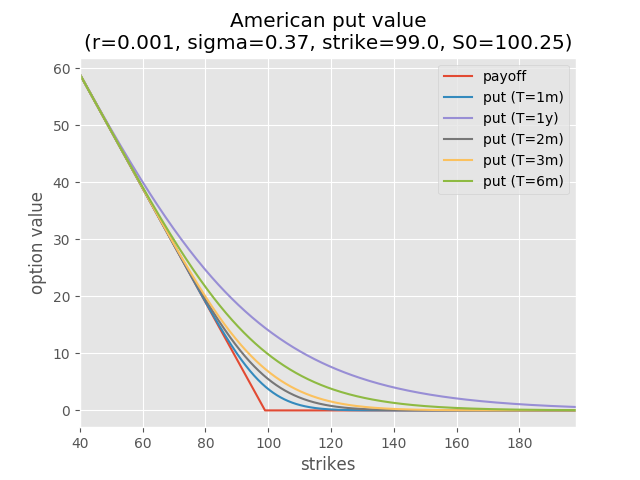

Write the Python code that produced this figure.
from functools import partial

# numerical lib
import numpy as np
import pandas as pd
from numpy import unique, hstack, linspace

# plotting lib
import matplotlib.pyplot as plt
plt.style.use('ggplot')

from pde import AmericanPut

# model parameters
rate             = .001
sigma            = .37
strike           = 99.
init_value       = 100.25
unit_grid = hstack((linspace(0  , .4 , 50 , endpoint=False),
                    linspace(.4 , .8 , 80 , endpoint=False),
                    linspace(.8 , .9 , 80 , endpoint=False),
                    linspace(.9 , 1.1, 200, endpoint=False),
                    linspace(1.1, 1.2, 80 , endpoint=False),
                    linspace(1.2, 1.6, 80 , endpoint=False),
                    linspace(1.6, 2  , 50 , endpoint=False),
                    linspace(2  , 5  , 50)))
strikes = strike * unit_grid

# lambda currying
# optionT := AmericanPut with all parameters fixed except *time_to_maturity*
optionT = lambda t: AmericanPut(rate, sigma, strike, init_value, t, unit_grid=unit_grid)

# now fill in time_to_maturity
a1 = optionT(1./12)
a2 = optionT(2./12)
a3 = optionT(3./12)
a6 = optionT(6./12)
a12 = optionT(1.)

# prepare dataframe
payoff = a1.payoff
data = {'payoff'     : payoff,
        'put (T=1m)' : a1.soln,
        'put (T=2m)' : a2.soln,
        'put (T=3m)' : a3.soln,
        'put (T=6m)' : a6.soln,
        'put (T=1y)' : a12.soln}
df = pd.DataFrame(data, index=strikes)
# focus on (interesting) area near strike
df = df[(df.index >= 40) & (df.index < 200)]

# make plot
df.plot()
title = 'American put value\n(r={}, sigma={}, strike={}, S0={})'.format(rate, sigma, strike, init_value)
plt.title(title)
plt.xlabel('strikes')
plt.ylabel('option value')
plt.show()
